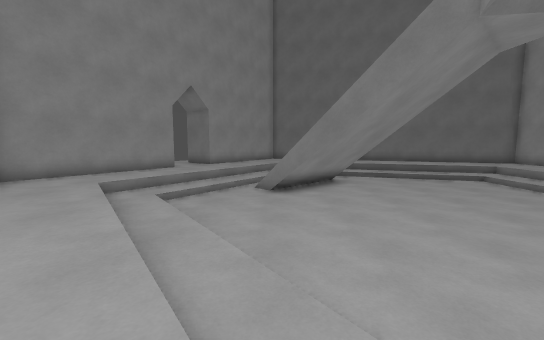
View 1 (above)

14 first-person views from a walk through a 3-D level made in the Godot game engine. The camera is 1.3 m above the floor, tilts 6° down and sees 90° across. The floor is counted in squares, 1 m on a side. Each view is taken from the middle of a square. On the plan, view 1 faces up. The plan holds only what a view shows up to about 13 squares ahead; the rest is blank. The place goes on beyond the plan.

View 2
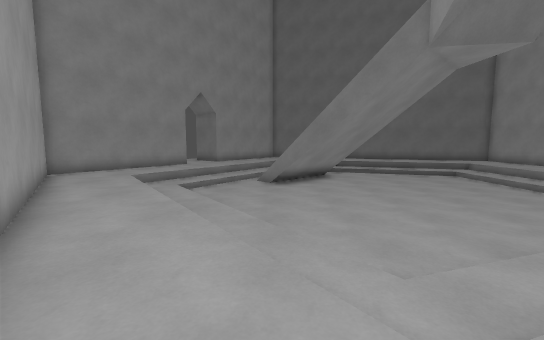

View 3
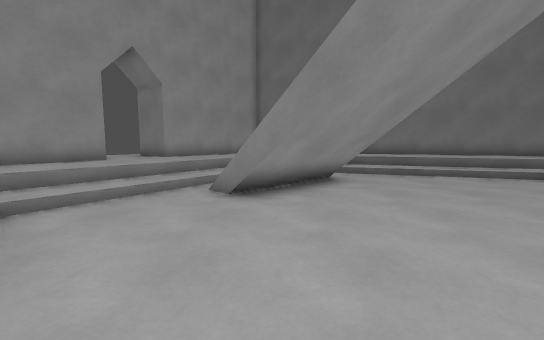

View 4
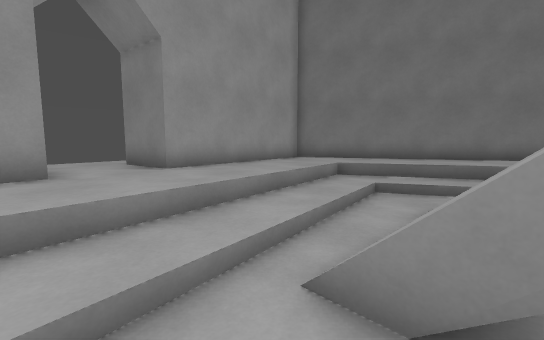

View 5
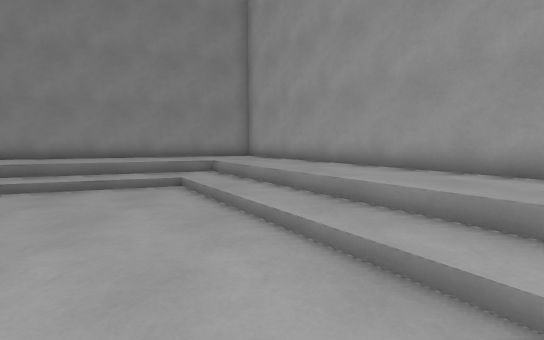

View 6
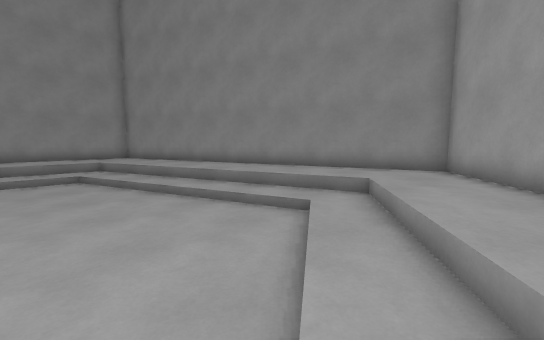

View 7
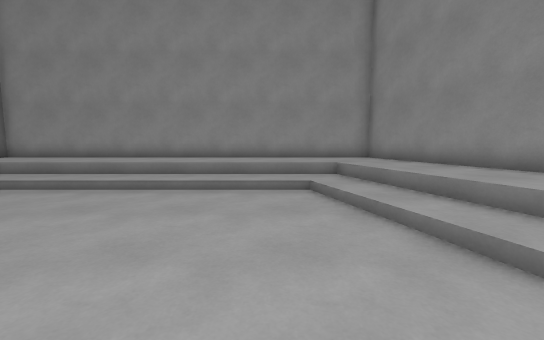

View 8
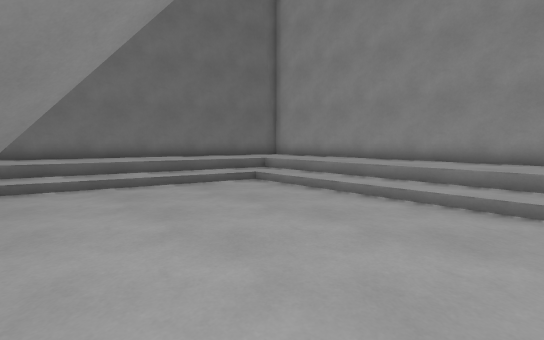

View 9
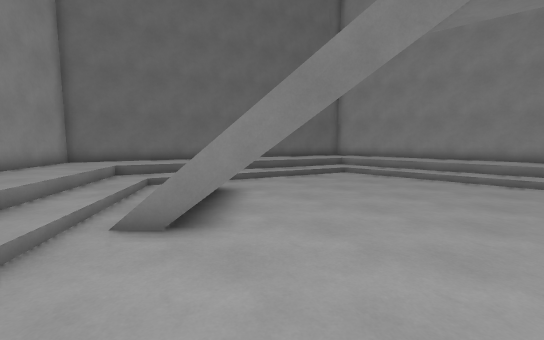

View 10
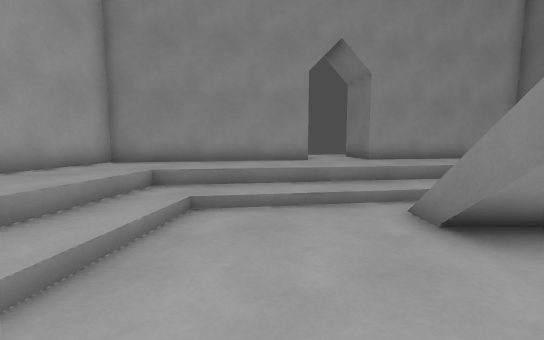

View 11
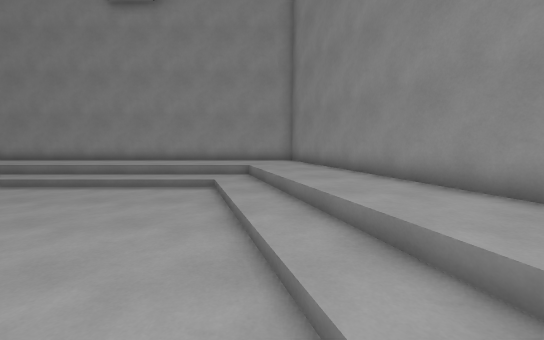

View 12
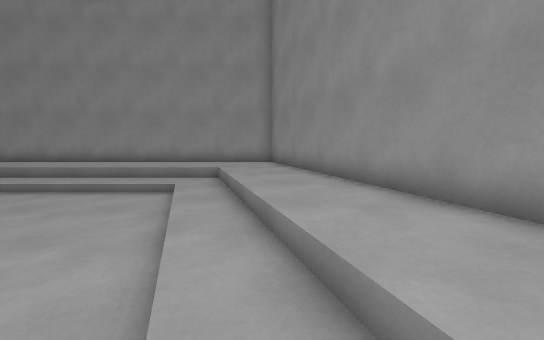

View 13
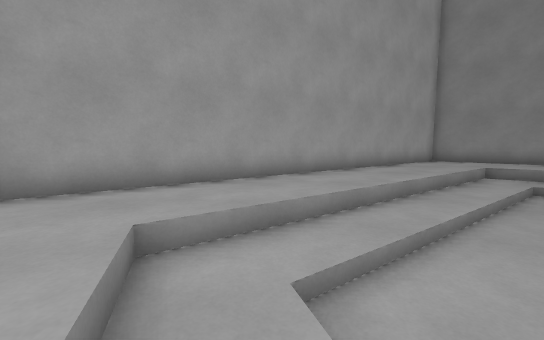

View 14
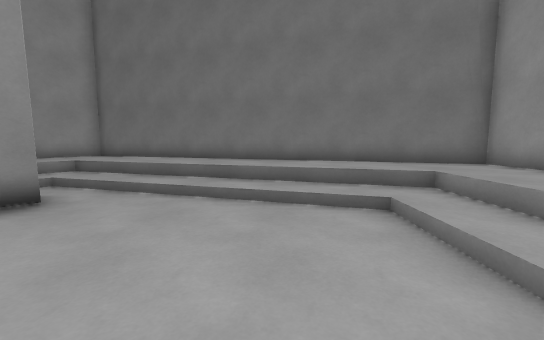

### Floor plan
Key: @ floor where view 1 was taken; # wall or solid block; . main floor; - floor 0.5 m lower than the main floor; _ floor 0.75 m lower than the main floor; / step, stairs or slope; = window, fence, low wall or low ledge.
Columns run from 9 left of view 1 to 15 right of it. Each row starts with its distance up from view 1.
 21         ####
 20         #..####
 19        ##.....####
 18       ##.........####
 17   ..###...///.......####
 16   ...##..///////.......##
 15    .....///__//////.....#
 14    ##...-/_/=___/////...#
 13    #.../-_///______//...#
 12   ##..////// /______/...#
 11  ##..///_// /_______/...#
 10 ##...-/___//________/...#
  9 #...///____/________/...#
  8 #...///_____________/...#
  7 ##...-/_____________/...#
  6  ##..///____________/...#
  5   ##..///___________/...#
  4    #.../-__________//...#
  3    ##...-/______/////...#
  2     ##..///__//////.....#
  1      ##..///////.......##
  0       #..@///.......####
 -1       ##.........####
 -2        ##.....####
 -3         #..####
 -4         ####

Positions as (right, up) in squares from view 1, and headings:
1: (0, 0), facing up
2: (0, -2), facing up
3: (1, 4), facing up
4: (-1, 9), facing up
5: (-1, 9), facing down
6: (-2, 6), facing down-right
7: (3, 5), facing right
8: (4, 6), facing up-right
9: (-2, 6), facing up-right
10: (1, 6), facing up-left
11: (1, 2), facing right
12: (2, 1), facing right
13: (4, 1), facing left
14: (8, 8), facing up
